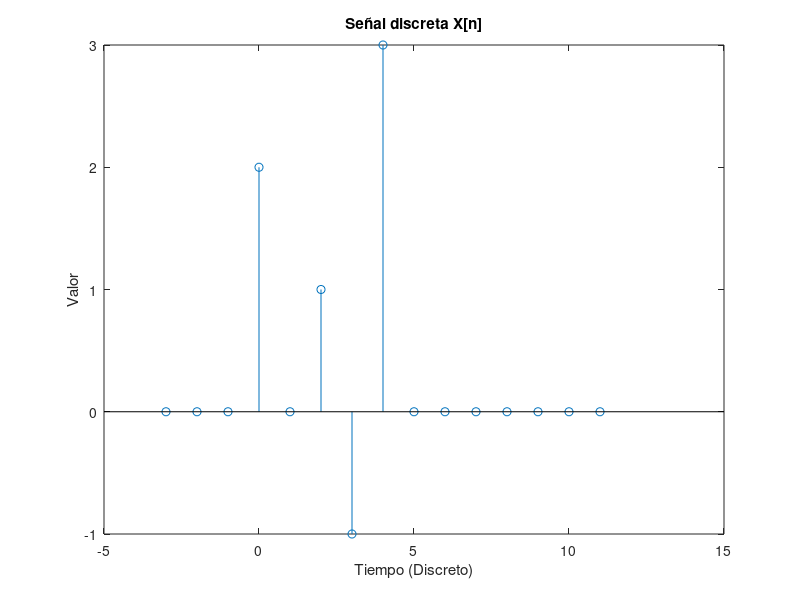
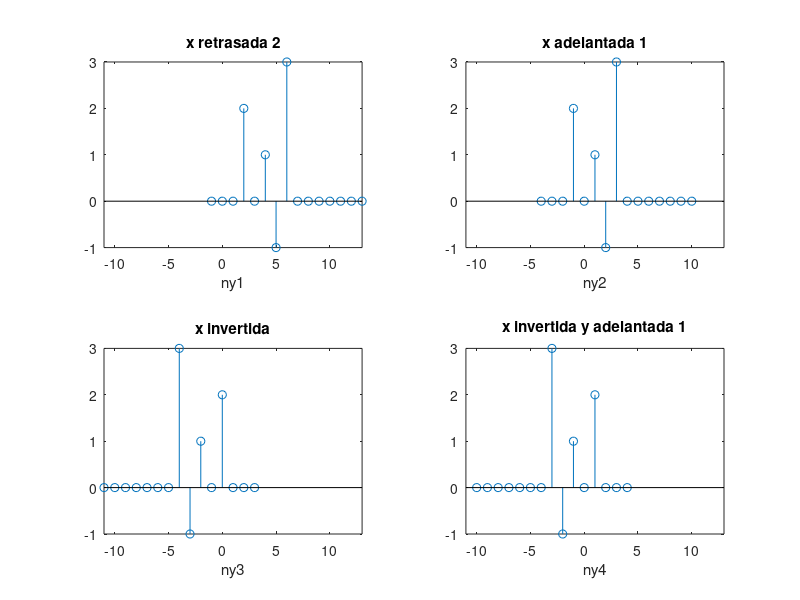

Recreate these plots in MATLAB, in order.
%% Ejercicio 7: transformaciones de la variable independiente

    nx=[-3:11];
    x=[zeros(1, 3) 2 0 1 -1 3 zeros(1,7)];
    
    figure;
    stem(nx, x);
    title('Señal discreta X[n]');
    xlabel('Tiempo (Discreto)');
    ylabel('Valor');
    
    figure;
    subplot(2,2,1);
    y1=x;
    ny1=nx+2;
    stem(ny1,y1);
    title('x retrasada 2');
    xlabel('ny1');
    xlim([-11 13]);
    
    subplot(2,2,2);
    y2=x;
    ny2=nx-1;
    stem(ny2,y2);
    title('x adelantada 1');
    xlabel('ny2');
    xlim([-11 13]);
    
    subplot(2,2,3);
    ny3=-fliplr(nx);
    y3=fliplr(x);
    stem(ny3,y3);
    title('x invertida');
    xlabel('ny3');
    xlim([-11 13]);
    
    subplot(2,2,4);
    y4=y3;
    ny4=ny3+1;
    stem(ny4,y4);
    title('x invertida y adelantada 1');
    xlabel('ny4');
    xlim([-11 13]);

